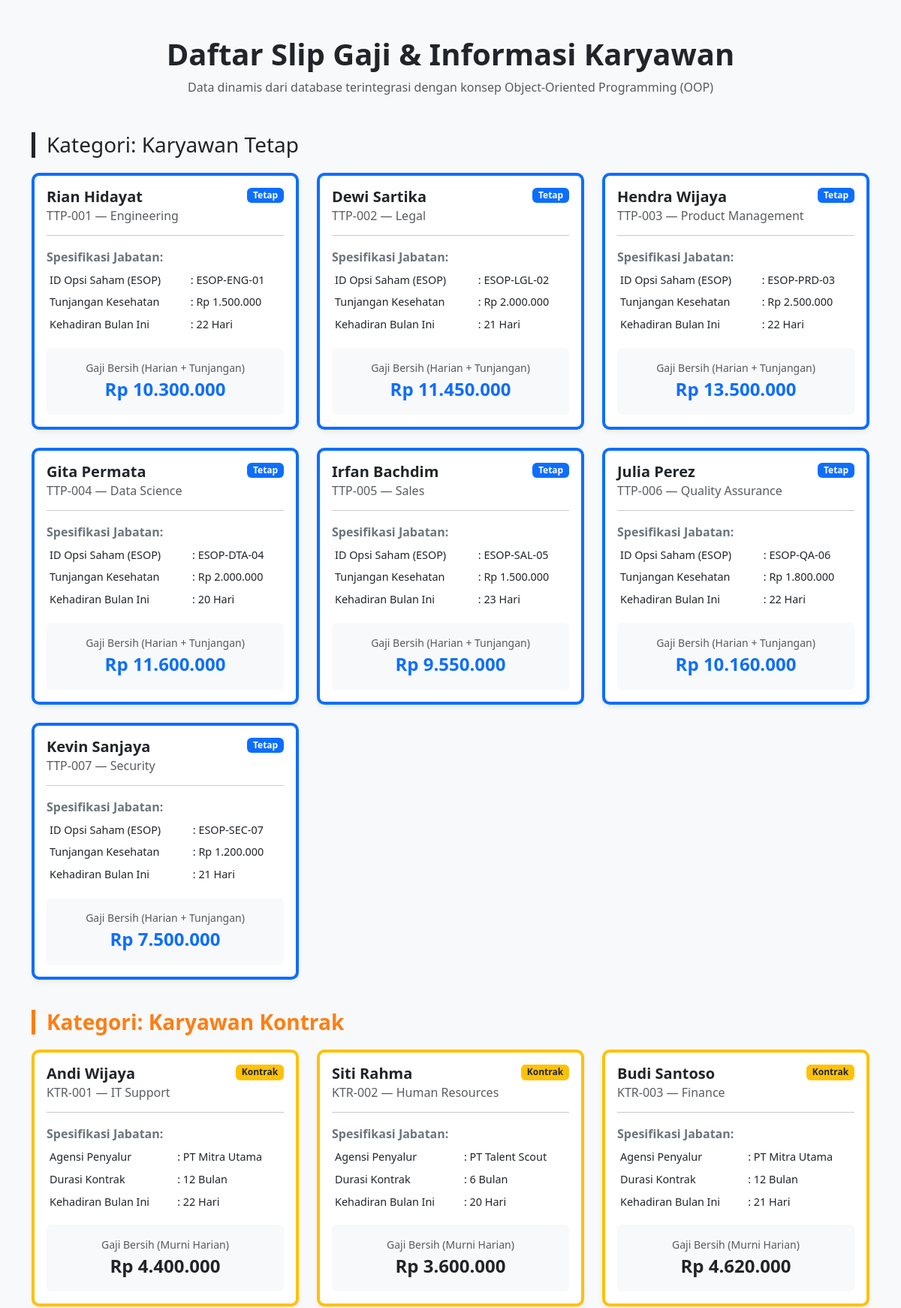
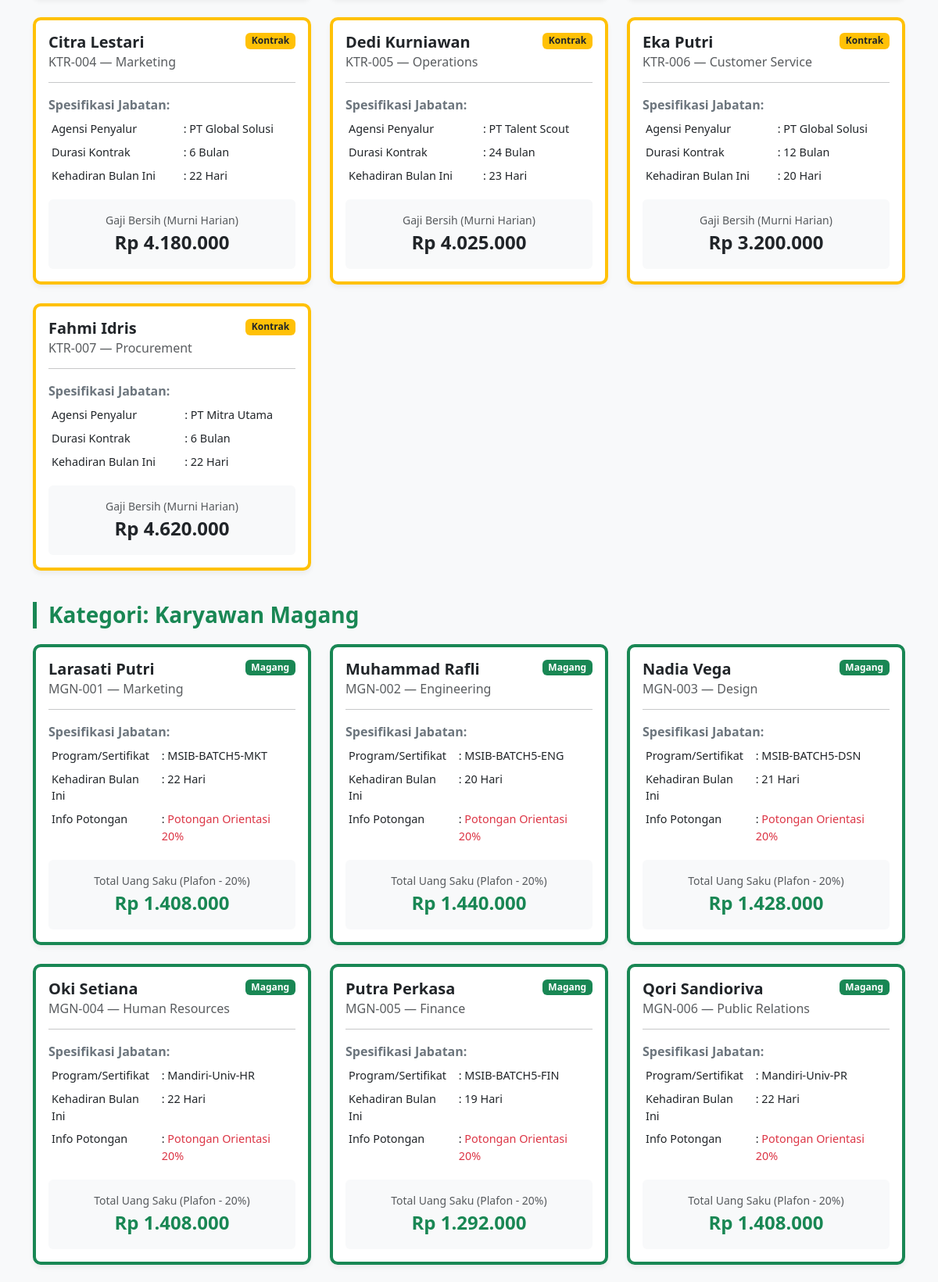
The page / (upper part) on the database its author committed (2 pictures, top to bottom).
### tables this page shows
CREATE TABLE `tabel_karyawan` (
  `id_karyawan` varchar(10) NOT NULL,
  `nama_karyawan` varchar(100) NOT NULL,
  `departemen` varchar(50) NOT NULL,
  `hari_kerja_masuk` int NOT NULL,
  `gaji_dasar_per_hari` decimal(12,2) NOT NULL,
  `jenis_karyawan` enum('Kontrak','Tetap','Magang') NOT NULL,
  `durasi_kontrak_bulan` int DEFAULT NULL,
  `agensi_penyalur` varchar(100) DEFAULT NULL,
  `tunjangan_kesehatan` decimal(12,2) DEFAULT NULL,
  `opsi_saham_id` varchar(20) DEFAULT NULL,
  `uang_saku_bulanan` decimal(12,2) DEFAULT NULL,
  `sertifikat_kampus_merdeka` varchar(100) DEFAULT NULL
);

### Karyawan.php (called while the page is built, shortened)
<?php
abstract class Karyawan {
    protected $id_karyawan;
    protected $nama_karyawan;
    protected $departemen;
    protected $hariKerjaMasuk;
    public function __construct($id_karyawan, $nama_karyawan, $departemen, $hariKerjaMasuk, $gajiDasarPerHari) {
        $this->id_karyawan = $id_karyawan;
        $this->nama_karyawan = $nama_karyawan;
        $this->departemen = $departemen;
        $this->hariKerjaMasuk = $hariKerjaMasuk;
        $this->gajiDasarPerHari = $gajiDasarPerHari;
    }
    public function getIdKaryawan() {
        return $this->id_karyawan;
    }
    public function getNamaKaryawan() {
        return $this->nama_karyawan;
    }
    public function getDepartemen() {
        return $this->departemen;
    }
    public function getHariKerjaMasuk() {
        return $this->hariKerjaMasuk;
    }
}
?>

### KaryawanTetap.php (called while the page is built, shortened)
<?php
require_once 'Karyawan.php';
class KaryawanTetap extends Karyawan {
    private $tunjanganKesehatan;
    private $opsiSahamId;
    public function __construct($id_karyawan, $nama_karyawan, $departemen, $hariKerjaMasuk, $gajiDasarPerHari, $tunjanganKesehatan, $opsiSahamId) {
        $this->tunjanganKesehatan = $tunjanganKesehatan;
        $this->opsiSahamId = $opsiSahamId;
    }
    public function hitungGajiBersih() {
        return ($this->hariKerjaMasuk * $this->gajiDasarPerHari) + $this->tunjanganKesehatan;
    }
    public function getTunjanganKesehatan() { return $this->tunjanganKesehatan; }
    public function getOpsiSahamId() { return $this->opsiSahamId; }
}
?>

### KaryawanKontrak.php (called while the page is built, shortened)
<?php
require_once 'Karyawan.php';
class KaryawanKontrak extends Karyawan {
    private $durasiKontrakBulan;
    private $agensiPenyalur;
    public function __construct($id_karyawan, $nama_karyawan, $departemen, $hariKerjaMasuk, $gajiDasarPerHari, $durasiKontrakBulan, $agensiPenyalur) {
        $this->durasiKontrakBulan = $durasiKontrakBulan;
        $this->agensiPenyalur = $agensiPenyalur;
    }
    public function hitungGajiBersih() {
        return $this->hariKerjaMasuk * $this->gajiDasarPerHari;
    }
    public function getDurasiKontrakBulan() { return $this->durasiKontrakBulan; }
    public function getAgensiPenyalur() { return $this->agensiPenyalur; }
}
?>

### KaryawanMagang.php (called while the page is built, shortened)
<?php
require_once 'Karyawan.php';
class KaryawanMagang extends Karyawan {
    private $sertifikatKampusMerdeka;
    public function __construct($id_karyawan, $nama_karyawan, $departemen, $hariKerjaMasuk, $gajiDasarPerHari, $uangSakuBulanan, $sertifikatKampusMerdeka) {
        $this->sertifikatKampusMerdeka = $sertifikatKampusMerdeka;
    }
    public function hitungGajiBersih() {
        $plafonHarianTotal = $this->hariKerjaMasuk * $this->gajiDasarPerHari;
        return $plafonHarianTotal * 0.80;
    }
    public function getSertifikatKampusMerdeka() { return $this->sertifikatKampusMerdeka; }
}
?>

### index.php (the view, shortened to what this page needs)
<?php
require_once 'koneksi.php';
require_once 'Karyawan.php';
require_once 'KaryawanKontrak.php';
require_once 'KaryawanTetap.php';
require_once 'KaryawanMagang.php';
$daftarKaryawanTetap   = [];
$daftarKaryawanKontrak = [];
$daftarKaryawanMagang  = [];
$query  = "SELECT * FROM tabel_karyawan";
$result = $koneksi->query($query);
if ($result && $result->num_rows > 0) {
    while ($row = $result->fetch_assoc()) {
        switch ($row['jenis_karyawan']) {
            case 'Tetap':
                $objekKaryawan = new KaryawanTetap(
                    $row['id_karyawan'],
                    $row['nama_karyawan'],
                    $row['departemen'],
                    $row['hari_kerja_masuk'],
                    $row['gaji_dasar_per_hari'],
                    $row['tunjangan_kesehatan'],
                    $row['opsi_saham_id']
                );
                $daftarKaryawanTetap[] = $objekKaryawan;
                break;
            case 'Kontrak':
                $objekKaryawan = new KaryawanKontrak(
                    $row['id_karyawan'],
                    $row['nama_karyawan'],
                    $row['departemen'],
                    $row['hari_kerja_masuk'],
                    $row['gaji_dasar_per_hari'],
                    $row['durasi_kontrak_bulan'],
                    $row['agensi_penyalur']
                );
                $daftarKaryawanKontrak[] = $objekKaryawan;
                break;
            case 'Magang':
                $objekKaryawan = new KaryawanMagang(
                    $row['id_karyawan'],
                    $row['nama_karyawan'],
                    $row['departemen'],
                    $row['hari_kerja_masuk'],
                    $row['gaji_dasar_per_hari'],
                    $row['uang_saku_bulanan'],
                    $row['sertifikat_kampus_merdeka']
                );
                $daftarKaryawanMagang[] = $objekKaryawan;
                break;
        }
    }
}
?>
<!DOCTYPE html>
<html lang="id">
<head>
    <link href="https://cdn.jsdelivr.net/npm/bootstrap@5.3.0/dist/css/bootstrap.min.css" rel="stylesheet">
</head>
<body>
<div class="container py-5">
    <div class="text-center mb-5">
        <h1 class="fw-bold">Daftar Slip Gaji & Informasi Karyawan</h1>
        <p class="text-muted">Data dinamis dari database terintegrasi dengan konsep Object-Oriented Programming (OOP)</p>
    </div>
    <h3 class="category-header text-tetapfw-bold">Kategori: Karyawan Tetap</h3>
    <div class="row g-4">
        <?php if (empty($daftarKaryawanTetap)): ?>
            <div class="col-12"><div class="alert alert-secondary">Tidak ada data karyawan tetap.</div></div>
        <?php else: ?>
            <?php foreach ($daftarKaryawanTetap as $k): ?>
                <div class="col-md-6 col-lg-4">
                    <div class="card card-slip border-top border-primary border-4 h-100">
                        <div class="card-body">
                            <span class="badge bg-primary float-end">Tetap</span>
                            <h5 class="card-title fw-bold text-dark"><?= htmlspecialchars($k->getNamaKaryawan()); ?></h5>
                            <h6 class="card-subtitle mb-3 text-muted"><?= htmlspecialchars($k->getIdKaryawan()); ?> — <?= htmlspecialchars($k->getDepartemen()); ?></h6>
                            <hr>
                            <p class="mb-1 text-secondary"><strong>Spesifikasi Jabatan:</strong></p>
                            <table class="table table-sm table-borderless text-small mb-3" style="font-size: 0.9rem;">
                                <tr><td>ID Opsi Saham (ESOP)</td><td>: <?= htmlspecialchars($k->getOpsiSahamId()); ?></td></tr>
                                <tr><td>Tunjangan Kesehatan</td><td>: Rp <?= number_format($k->getTunjanganKesehatan(), 0, ',', '.'); ?></td></tr>
                                <tr><td>Kehadiran Bulan Ini</td><td>: <?= $k->getHariKerjaMasuk(); ?> Hari</td></tr>
                            </table>
                            <div class="bg-light p-3 rounded text-center">
                                <small class="text-muted d-block">Gaji Bersih (Harian + Tunjangan)</small>
                                <span class="fs-4 fw-bold text-primary">Rp <?= number_format($k->hitungGajiBersih(), 0, ',', '.'); ?></span>
                            </div>
                        </div>
                    </div>
                </div>
            <?php endforeach; ?>
        <?php endif; ?>
    </div>
    <h3 class="category-header text-kontrak fw-bold">Kategori: Karyawan Kontrak</h3>
    <div class="row g-4">
        <?php if (empty($daftarKaryawanKontrak)): ?>
            <div class="col-12"><div class="alert alert-secondary">Tidak ada data karyawan kontrak.</div></div>
        <?php else: ?>
            <?php foreach ($daftarKaryawanKontrak as $k): ?>
                <div class="col-md-6 col-lg-4">
                    <div class="card card-slip border-top border-warning border-4 h-100">
                        <div class="card-body">
                            <span class="badge bg-warning text-dark float-end">Kontrak</span>
                            <h5 class="card-title fw-bold text-dark"><?= htmlspecialchars($k->getNamaKaryawan()); ?></h5>
                            <h6 class="card-subtitle mb-3 text-muted"><?= htmlspecialchars($k->getIdKaryawan()); ?> — <?= htmlspecialchars($k->getDepartemen()); ?></h6>
                            <hr>
                            <p class="mb-1 text-secondary"><strong>Spesifikasi Jabatan:</strong></p>
                            <table class="table table-sm table-borderless text-small mb-3" style="font-size: 0.9rem;">
                                <tr><td>Agensi Penyalur</td><td>: <?= htmlspecialchars($k->getAgensiPenyalur()); ?></td></tr>
                                <tr><td>Durasi Kontrak</td><td>: <?= htmlspecialchars($k->getDurasiKontrakBulan()); ?> Bulan</td></tr>
                                <tr><td>Kehadiran Bulan Ini</td><td>: <?= $k->getHariKerjaMasuk(); ?> Hari</td></tr>
                            </table>
                            <div class="bg-light p-3 rounded text-center">
                                <small class="text-muted d-block">Gaji Bersih (Murni Harian)</small>
                                <span class="fs-4 fw-bold text-warning text-dark">Rp <?= number_format($k->hitungGajiBersih(), 0, ',', '.'); ?></span>
                            </div>
                        </div>
                    </div>
                </div>
            <?php endforeach; ?>
        <?php endif; ?>
    </div>
    <h3 class="category-header text-magang fw-bold">Kategori: Karyawan Magang</h3>
    <div class="row g-4">
        <?php if (empty($daftarKaryawanMagang)): ?>
            <div class="col-12"><div class="alert alert-secondary">Tidak ada data karyawan magang.</div></div>
        <?php else: ?>
            <?php foreach ($daftarKaryawanMagang as $k): ?>
                <div class="col-md-6 col-lg-4">
                    <div class="card card-slip border-top border-success border-4 h-100">
                        <div class="card-body">
                            <span class="badge bg-success float-end">Magang</span>
                            <h5 class="card-title fw-bold text-dark"><?= htmlspecialchars($k->getNamaKaryawan()); ?></h5>
                            <h6 class="card-subtitle mb-3 text-muted"><?= htmlspecialchars($k->getIdKaryawan()); ?> — <?= htmlspecialchars($k->getDepartemen()); ?></h6>
                            <hr>
                            <p class="mb-1 text-secondary"><strong>Spesifikasi Jabatan:</strong></p>
                            <table class="table table-sm table-borderless text-small mb-3" style="font-size: 0.9rem;">
                                <tr><td>Program/Sertifikat</td><td>: <?= htmlspecialchars($k->getSertifikatKampusMerdeka()); ?></td></tr>
                                <tr><td>Kehadiran Bulan Ini</td><td>: <?= $k->getHariKerjaMasuk(); ?> Hari</td></tr>
                                <tr><td>Info Potongan</td><td>: <span class="text-danger">Potongan Orientasi 20%</span></td></tr>
                            </table>
                            <div class="bg-light p-3 rounded text-center">
                                <small class="text-muted d-block">Total Uang Saku (Plafon - 20%)</small>
                                <span class="fs-4 fw-bold text-success">Rp <?= number_format($k->hitungGajiBersih(), 0, ',', '.'); ?></span>
                            </div>
                        </div>
                    </div>
                </div>
            <?php endforeach; ?>
        <?php endif; ?>
    </div>
</div>
</body>
</html>

### index.php (style rules this page uses)
body { background-color: #f8f9fa; font-family: 'Segoe UI', Tahoma, Geneva, Verdana, sans-serif; }
.category-header { border-left: 5px solid; padding-left: 15px; margin-bottom: 20px; margin-top: 40px; }
.text-kontrak { color: #fd7e14; border-color: #fd7e14; }
.text-magang { color: #198754; border-color: #198754; }
.card-slip { border-radius: 10px; box-shadow: 0 4px 6px rgba(0,0,0,0.05); transition: transform 0.2s; }

### rows shown on the page
tabel_karyawan: nama_karyawan "Rian Hidayat", id_karyawan "TTP-001", departemen "Engineering", opsi_saham "ESOP-ENG-01", tunjangan_kesehatan "1.500.000", hari_kerja_masuk "22", $k->hitungGajiBersih() "10.300.000"
tabel_karyawan: nama_karyawan "Dewi Sartika", id_karyawan "TTP-002", departemen "Legal", opsi_saham "ESOP-LGL-02", tunjangan_kesehatan "2.000.000", hari_kerja_masuk "21", $k->hitungGajiBersih() "11.450.000"
tabel_karyawan: nama_karyawan "Hendra Wijaya", id_karyawan "TTP-003", departemen "Product Management", opsi_saham "ESOP-PRD-03", tunjangan_kesehatan "2.500.000", hari_kerja_masuk "22", $k->hitungGajiBersih() "13.500.000"
tabel_karyawan: nama_karyawan "Gita Permata", id_karyawan "TTP-004", departemen "Data Science", opsi_saham "ESOP-DTA-04", tunjangan_kesehatan "2.000.000", hari_kerja_masuk "20", $k->hitungGajiBersih() "11.600.000"
tabel_karyawan: nama_karyawan "Irfan Bachdim", id_karyawan "TTP-005", departemen "Sales", opsi_saham "ESOP-SAL-05", tunjangan_kesehatan "1.500.000", hari_kerja_masuk "23", $k->hitungGajiBersih() "9.550.000"
tabel_karyawan: nama_karyawan "Julia Perez", id_karyawan "TTP-006", departemen "Quality Assurance", opsi_saham "ESOP-QA-06", tunjangan_kesehatan "1.800.000", hari_kerja_masuk "22", $k->hitungGajiBersih() "10.160.000"
tabel_karyawan: nama_karyawan "Kevin Sanjaya", id_karyawan "TTP-007", departemen "Security", opsi_saham "ESOP-SEC-07", tunjangan_kesehatan "1.200.000", hari_kerja_masuk "21", $k->hitungGajiBersih() "7.500.000"
tabel_karyawan: nama_karyawan "Andi Wijaya", id_karyawan "KTR-001", departemen "IT Support", agensi_penyalur "PT Mitra Utama", durasi_kontrak_bulan "12", hari_kerja_masuk "22", $k->hitungGajiBersih() "4.400.000"
tabel_karyawan: nama_karyawan "Siti Rahma", id_karyawan "KTR-002", departemen "Human Resources", agensi_penyalur "PT Talent Scout", durasi_kontrak_bulan "6", hari_kerja_masuk "20", $k->hitungGajiBersih() "3.600.000"
tabel_karyawan: nama_karyawan "Budi Santoso", id_karyawan "KTR-003", departemen "Finance", agensi_penyalur "PT Mitra Utama", durasi_kontrak_bulan "12", hari_kerja_masuk "21", $k->hitungGajiBersih() "4.620.000"
tabel_karyawan: nama_karyawan "Citra Lestari", id_karyawan "KTR-004", departemen "Marketing", agensi_penyalur "PT Global Solusi", durasi_kontrak_bulan "6", hari_kerja_masuk "22", $k->hitungGajiBersih() "4.180.000"
tabel_karyawan: nama_karyawan "Dedi Kurniawan", id_karyawan "KTR-005", departemen "Operations", agensi_penyalur "PT Talent Scout", durasi_kontrak_bulan "24", hari_kerja_masuk "23", $k->hitungGajiBersih() "4.025.000"
tabel_karyawan: nama_karyawan "Eka Putri", id_karyawan "KTR-006", departemen "Customer Service", agensi_penyalur "PT Global Solusi", durasi_kontrak_bulan "12", hari_kerja_masuk "20", $k->hitungGajiBersih() "3.200.000"
tabel_karyawan: nama_karyawan "Fahmi Idris", id_karyawan "KTR-007", departemen "Procurement", agensi_penyalur "PT Mitra Utama", durasi_kontrak_bulan "6", hari_kerja_masuk "22", $k->hitungGajiBersih() "4.620.000"
tabel_karyawan: nama_karyawan "Larasati Putri", id_karyawan "MGN-001", departemen "Marketing", sertifikat_kampus_merdeka "MSIB-BATCH5-MKT", hari_kerja_masuk "22", $k->hitungGajiBersih() "1.408.000"
tabel_karyawan: nama_karyawan "Muhammad Rafli", id_karyawan "MGN-002", departemen "Engineering", sertifikat_kampus_merdeka "MSIB-BATCH5-ENG", hari_kerja_masuk "20", $k->hitungGajiBersih() "1.440.000"
tabel_karyawan: nama_karyawan "Nadia Vega", id_karyawan "MGN-003", departemen "Design", sertifikat_kampus_merdeka "MSIB-BATCH5-DSN", hari_kerja_masuk "21", $k->hitungGajiBersih() "1.428.000"
tabel_karyawan: nama_karyawan "Oki Setiana", id_karyawan "MGN-004", departemen "Human Resources", sertifikat_kampus_merdeka "Mandiri-Univ-HR", hari_kerja_masuk "22", $k->hitungGajiBersih() "1.408.000"
tabel_karyawan: nama_karyawan "Putra Perkasa", id_karyawan "MGN-005", departemen "Finance", sertifikat_kampus_merdeka "MSIB-BATCH5-FIN", hari_kerja_masuk "19", $k->hitungGajiBersih() "1.292.000"
tabel_karyawan: nama_karyawan "Qori Sandioriva", id_karyawan "MGN-006", departemen "Public Relations", sertifikat_kampus_merdeka "Mandiri-Univ-PR", hari_kerja_masuk "22", $k->hitungGajiBersih() "1.408.000"
